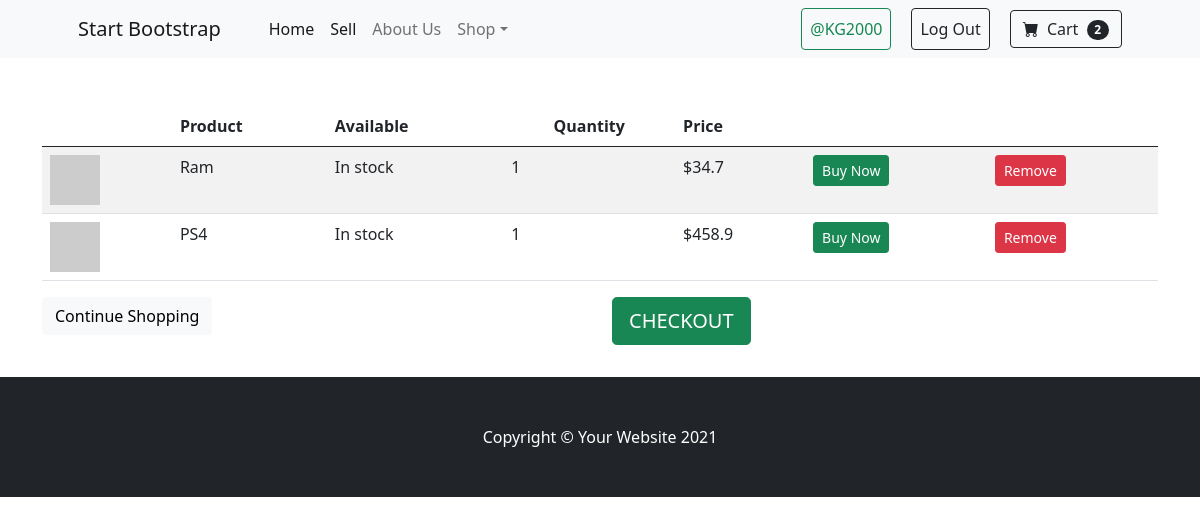
The app's page /cart/12 (signed in) with its own data.
### shop/models.py (models this page shows, shortened)
class CartItem(models.Model):
    user = models.ForeignKey(User, on_delete=models.CASCADE, default=0)
    item = models.ForeignKey(Item, on_delete=models.CASCADE)

class Item(models.Model):
    name = models.CharField(max_length=90)
    post_date = models.DateTimeField(auto_now=True)
    price = models.FloatField()
    user = models.ForeignKey(User, on_delete=models.CASCADE)
    class Meta:
        ordering = ['-post_date']

### shop/views.py (the view)
# urls.py: path('cart/<int:uid>', views.Cart, name='cart'),
@login_required
def Cart(req, uid):
    if req.user.id != uid:
        return redirect('index')
    cart = CartItem.objects.filter(user_id=req.user.id)
    cartcount = len(cart)
    return render(req, 'shop/cart.html', {'cart': cart, 'count': cartcount})

### templates/shop/cart.html
{% extends 'shop/layout.html' %}
{% load static %}
{% block css %}
<link href="{% static 'styles/cart.css' %}" rel="stylesheet" />
{% endblock css %}
{% block content %}
<div class="container mb-4 mt-5">
    <div class="row">
        <div class="col-12">
            <div class="table-responsive">
                <table class="table table-striped">
                    <thead>
                        <tr>
                            <th scope="col"> </th>
                            <th scope="col">Product</th>
                            <th scope="col">Available</th>
                            <th scope="col" class="text-center">Quantity</th>
                            <th scope="col" class="text-right">Price</th>
                            <th> </th>
                            <th></th>
                        </tr>
                    </thead>
                    <tbody>
                        {% for item in cart %}
                        <tr>
                            <td><img src="https://dummyimage.com/50x50/55595c/fff" /> </td>
                            <td>{{item.item.name}}</td>
                            <td>In stock</td>
                            <td>1</td>
                            <td class="text-right">${{item.item.price}}</td>
                            <td class="text-right"><a class="btn btn-sm btn-success" href="{% url 'buy-now' item.id %}">Buy Now </a> </td>
                            <td class="text-right"><a class="btn btn-sm btn-danger" href="{% url 'rm-cart' item.id %}">Remove </a> </td>
                        </tr>
                        {% endfor %}
                    </tbody>
                </table>
            </div>
        </div>
        <div class="col mb-2">
            <div class="row">
                <div class="col-sm-12  col-md-6">
                    <button class="btn btn-block btn-light">Continue Shopping</button>
                </div>
                <div class="col-sm-12 col-md-6 text-right">
                    <button class="btn btn-lg btn-block btn-success text-uppercase">Checkout</button>
                </div>
            </div>
        </div>
    </div>
</div>
{% endblock %}

### templates/shop/layout.html (shortened to what this page needs)
<!DOCTYPE html>
{% load static %}
<html lang="en">
  <head>
    <link
      href="https://cdn.jsdelivr.net/npm/bootstrap-icons@1.5.0/font/bootstrap-icons.css"
      rel="stylesheet"
    />
    <link href="{% static 'styles/main.css' %}" rel="stylesheet" />
    <link href="{% static 'styles/profile.css' %}" rel="stylesheet" />
    {% block css %} {% endblock css %}
  </head>
  <body>
    <nav class="navbar navbar-expand-lg navbar-light bg-light">
      <div class="container px-4 px-lg-5">
        <a class="navbar-brand" href="{% url 'index' %}">Start Bootstrap</a>
        <div class="collapse navbar-collapse" id="navbarSupportedContent">
          <ul class="navbar-nav me-auto mb-2 mb-lg-0 ms-lg-4">
            <li class="nav-item">
              <a
                class="nav-link active"
                aria-current="page"
                href="{% url 'index' %}"
                >Home</a
              >
            </li>
            {% if user.is_authenticated %}
            <li class="nav-item">
              <a
                class="nav-link active"
                aria-current="page"
                href="{% url 'additem' %}"
                >Sell</a
              >
            </li>
            {% endif %}
            <li class="nav-item">
              <a class="nav-link" href="{% url 'about' %}">About Us</a>
            </li>
            <li class="nav-item dropdown">
              <a
                class="nav-link dropdown-toggle"
                id="navbarDropdown"
                href="#"
                role="button"
                data-bs-toggle="dropdown"
                aria-expanded="false"
                >Shop</a
              >
            </li>
          </ul>
          {% if user.is_authenticated %}
          <a
            class="btn btn-outline-success p-2"
            style="margin-right: 20px"
            href="{% url 'user' user.id %}"
            >{{user.username}}</a
          >
          <a
            class="btn btn-outline-dark p-2"
            style="margin-right: 20px"
            href="{% url 'logout' %}"
            >Log Out</a
          >
          <a class="btn btn-outline-dark" href="{% url 'cart' user.id %}">
            <i class="bi-cart-fill me-1"></i>
            Cart
            <span class="badge bg-dark text-white ms-1 rounded-pill" id="count"
              >{{count}}</span
            >
          </a>
          {% endif %}
        </div>
      </div>
    </nav>
    {% block content %} {% endblock %}
    <footer class="py-5 bg-dark position-relative bottom-0 w-100">
      <div class="container">
        <p class="m-0 text-center text-white">
          Copyright &copy; Your Website 2021
        </p>
      </div>
    </footer>
  </body>
</html>

### static/styles/cart.css (style rules this page uses)
footer { background: #343a40; padding: 40px; }

### records on screen
CartItem: item.name "Ram", item.price "34.7"
CartItem: item.name "PS4", item.price "458.9"

### other values on screen
{{ user.username }} "@KG2000"
{{ count }} "2"
